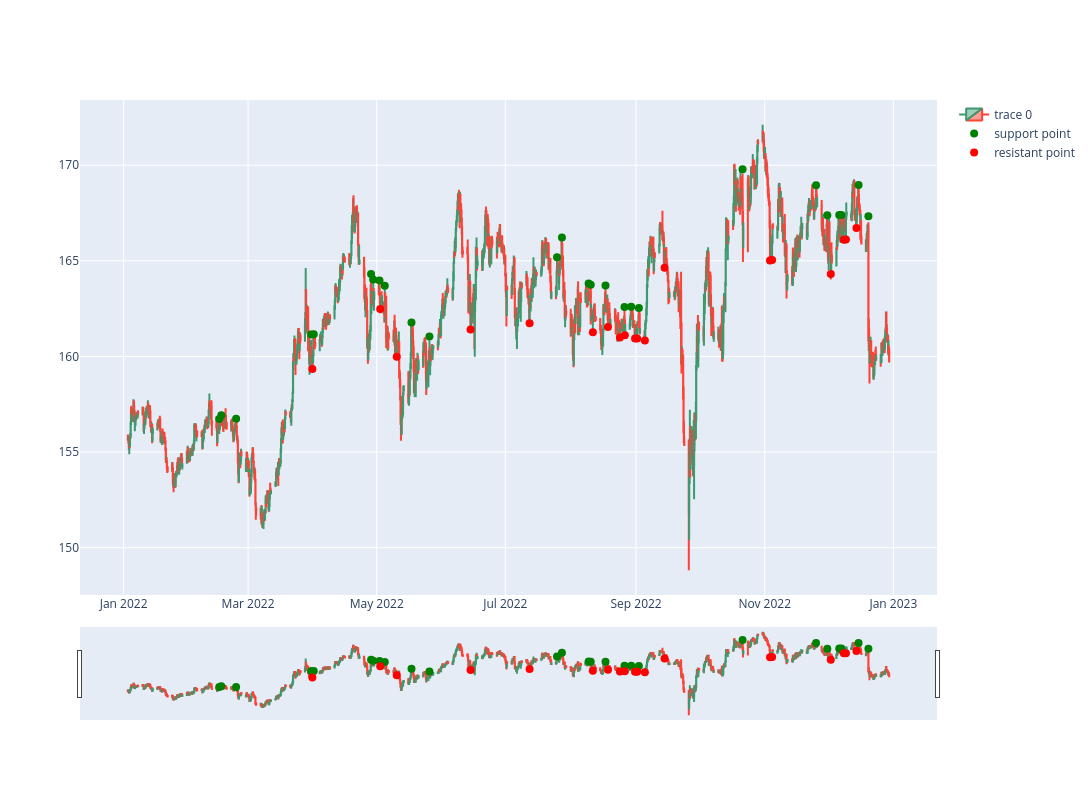

The cell this chart's notebook holds for it:
### Code cell
start_date_chart = '2022-1-1 00:00'
end_date_chart = '2022-12-30 00:00'
dfpl = df_h4.loc[start_date_chart : end_date_chart]#.set_index("Gmt time")

# Create a plot with 2 rows
fig = make_subplots(rows=1, cols=1)

# Add candlestick plot on the first row
fig.add_trace(go.Candlestick(x=dfpl.index,
                             open=dfpl['Open'],
                             high=dfpl['High'],
                             low=dfpl['Low'],
                             close=dfpl['Close']),
              row=1, col=1)

#Add markers for trade entry points on the same subplot
fig.add_trace(go.Scatter(x=dfpl.index, y=dfpl['support_point'], mode="markers",
                         marker=dict(size=8, color="green"),
                         name="support point"),
              row=1, col=1)

#Add markers for trade entry points on the same subplot
fig.add_trace(go.Scatter(x=dfpl.index, y=dfpl['resistant_point'], mode="markers",
                         marker=dict(size=8, color="red"),
                         name="resistant point"),
              row=1, col=1)

fig.update_layout(width=1500, height=800, sliders=[])
fig.show()

### Figure 1 — Plotly figure (JSON) as saved in the notebook; plotly's stock layout.template omitted (floating-point values rounded to 4 significant figures; data arrays with more than 128 entries replaced by an {"elided": "..."} marker saying what was removed)
{"data": [{"close": {"elided": "1555 float values"}, "high": {"elided": "1555 float values"}, "low": {"elided": "1555 float values"}, "open": {"elided": "1555 float values"}, "type": "candlestick", "x": {"elided": "1555 str values"}, "xaxis": "x", "yaxis": "y"}, {"marker": {"color": "green", "size": 8}, "mode": "markers", "name": "support point", "type": "scatter", "x": {"elided": "1555 str values"}, "xaxis": "x", "y": {"elided": "1555 float values"}, "yaxis": "y"}, {"marker": {"color": "red", "size": 8}, "mode": "markers", "name": "resistant point", "type": "scatter", "x": {"elided": "1555 str values"}, "xaxis": "x", "y": {"elided": "1555 float values"}, "yaxis": "y"}], "layout": {"height": 800, "width": 1500, "xaxis": {"anchor": "y", "domain": [0, 1]}, "yaxis": {"anchor": "x", "domain": [0, 1]}}}
